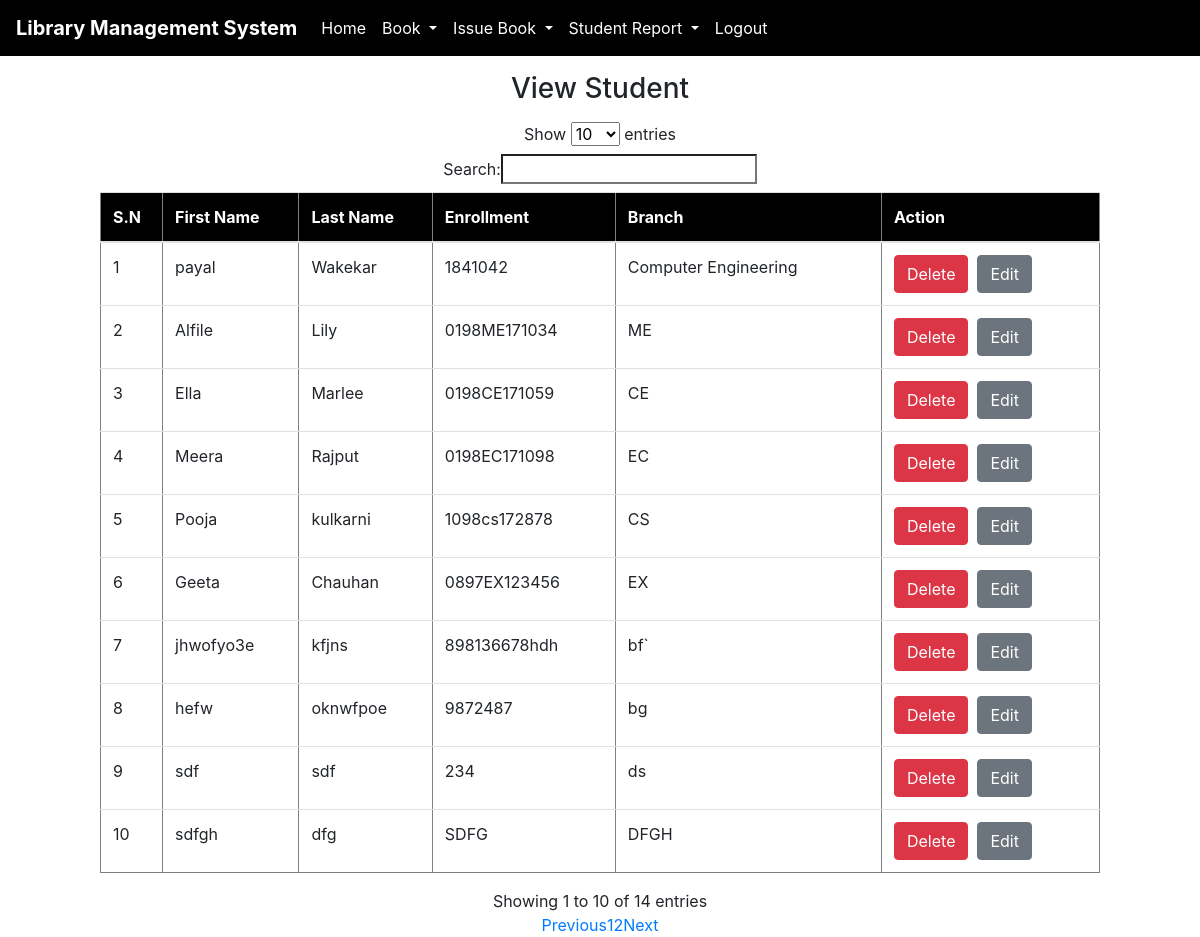
Page /viewstudent/ (signed in) on the committed database.
### library/models.py (models this page shows, shortened)
class Studentinfo(models.Model):
    user=models.ForeignKey(User,on_delete=models.CASCADE,null=True)
    rollNo=models.CharField(max_length=100,null=True)
    branch=models.CharField(max_length=100,null=True)

### library/views.py (the view)
# urls.py: path('viewstudent/',viewstudent, name='viewstudent')
def viewstudent(request):
    if not request.user.is_authenticated:
        return redirect('loginadmin')
    order1 = Studentinfo.objects.all()
    d = {'data1':order1}
    return render(request,'viewstudent.html',d)

### library/templates/viewstudent.html
{% extends 'navigation.html' %}
{% load static %}
{% block body %}
    <div align="center">
        <h3 align="center" class="my-3">View Student</h3>
        <table border="1" style="width:1000px" align="center" id="myTable"  class="table table-border">
<thead style="background-color:black;color:white">
        <tr>
            <th>S.N</th>
            <th>First Name</th>
            <th>Last Name</th>
            <th>Enrollment</th>
            <th>Branch</th>
            <th> Action</th>
        </tr></thead>
            <tbody>
        {% for i in data1 %}
         <tr>
             <td>{{forloop.counter}} </td>
             <td>{{i.user.first_name}} </td>
             <td>{{i.user.last_name}} </td>
             <td>{{i.rollNo}} </td>
             <td>{{i.branch}} </td>
             <td> <a href="{% url 'deletestudent' i.id %}" class="btn btn-danger">Delete</a>&nbsp;&nbsp;<a href="{% url 'editstudent' i.id %}" class="btn btn-secondary">Edit</a></button</td>
         </tr>
        {% endfor %}
            </tbody>
    </table>
    </div>
{% endblock %}

### library/templates/navigation.html (style rules this page uses)
* { box-sizing: border-box; }
body { background-image:url("admin.png"); }

### rows in the picture
Studentinfo: user.first_name "payal", user.last_name "Wakekar", rollNo "1841042", branch "Computer Engineering"
Studentinfo: user.first_name "Alfile", user.last_name "Lily", rollNo "0198ME171034", branch "ME"
Studentinfo: user.first_name "Ella", user.last_name "Marlee", rollNo "0198CE171059", branch "CE"
Studentinfo: user.first_name "Meera", user.last_name "Rajput", rollNo "0198EC171098", branch "EC"
Studentinfo: user.first_name "Pooja", user.last_name "kulkarni", rollNo "1098cs172878", branch "CS"
Studentinfo: user.first_name "Geeta", user.last_name "Chauhan", rollNo "0897EX123456", branch "EX"
Studentinfo: user.first_name "jhwofyo3e", user.last_name "kfjns", rollNo "898136678hdh", branch "bf`"
Studentinfo: user.first_name "hefw", user.last_name "oknwfpoe", rollNo "9872487", branch "bg"
Studentinfo: user.first_name "sdf", user.last_name "sdf", rollNo "234", branch "ds"
Studentinfo: user.first_name "sdfgh", user.last_name "dfg", rollNo "SDFG", branch "DFGH"
